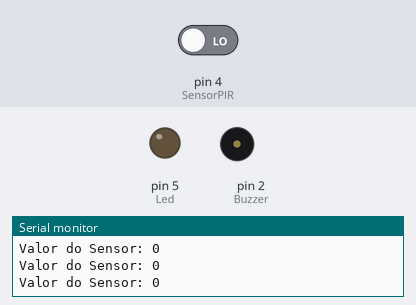
A sketch run on a simulated Arduino Uno, built with avr-gcc and run on an emulated ATmega328P. Parts: output pins drawn as LEDs (lit = HIGH), buzzer (waves = sounding), the last lines printed to the serial monitor. The test bench sets the inputs (shaded band); at power-on: pin 4 (SensorPIR) LOW.

Above: at 1.2 s.
1.3 s: pin 4 (SensorPIR) driven HIGH
At 1.7 s:
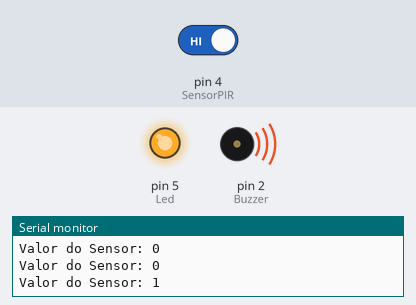
Timing chart, 0 to 4.3 s (numbered marks = the images above; inputs shaded):
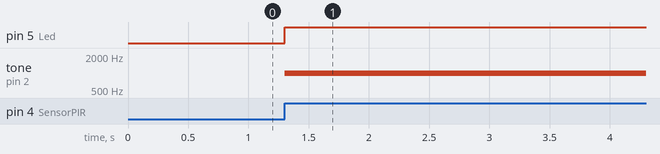

Measured:
- after the input at 1.3 s, pin 5 (Led): LOW → HIGH at once; tone on pin 2 (Buzzer): silent → 1000 Hz at once

The sketch:

Programa_Alarme.ino
```cpp
//Declaração das variáveis dos pinos digitais.

int Buzzer = 2;     // Buzzer no pino D4 (GPIO 2)
int Led = 5;        // Led no pino D1     (GPIO 5)
int SensorPIR = 4;  //Sensor no pino D2   (GPIO 4)

int valorSensor = 0;

void setup() {

  Serial.begin(115200); //Inicializando o serial monitor

  //Definido pinos como saídas

  pinMode(Buzzer,OUTPUT);
  pinMode(Led,OUTPUT);
  pinMode(SensorPIR,INPUT);

}

void loop() {

  valorSensor = digitalRead(SensorPIR); // Faz a leitura do sensor

  Serial.print("Valor do Sensor: "); // imprime no monitor serial

  Serial.println(valorSensor); // imprime o valor do sensor no monitor.

  // Se o sensor detectar movimentos

  if (valorSensor == 1) {

    // Alarme Ligado

    tone(Buzzer,1000);
    digitalWrite(Led, HIGH);

     delay(5000); // tempo de 5 segundos para desligar o Alarme

    noTone(Buzzer);
    digitalWrite(Led, LOW);


  } else {

  // Alarme Desligado

    noTone(Buzzer);
    digitalWrite(Led, LOW);

}
}
```
